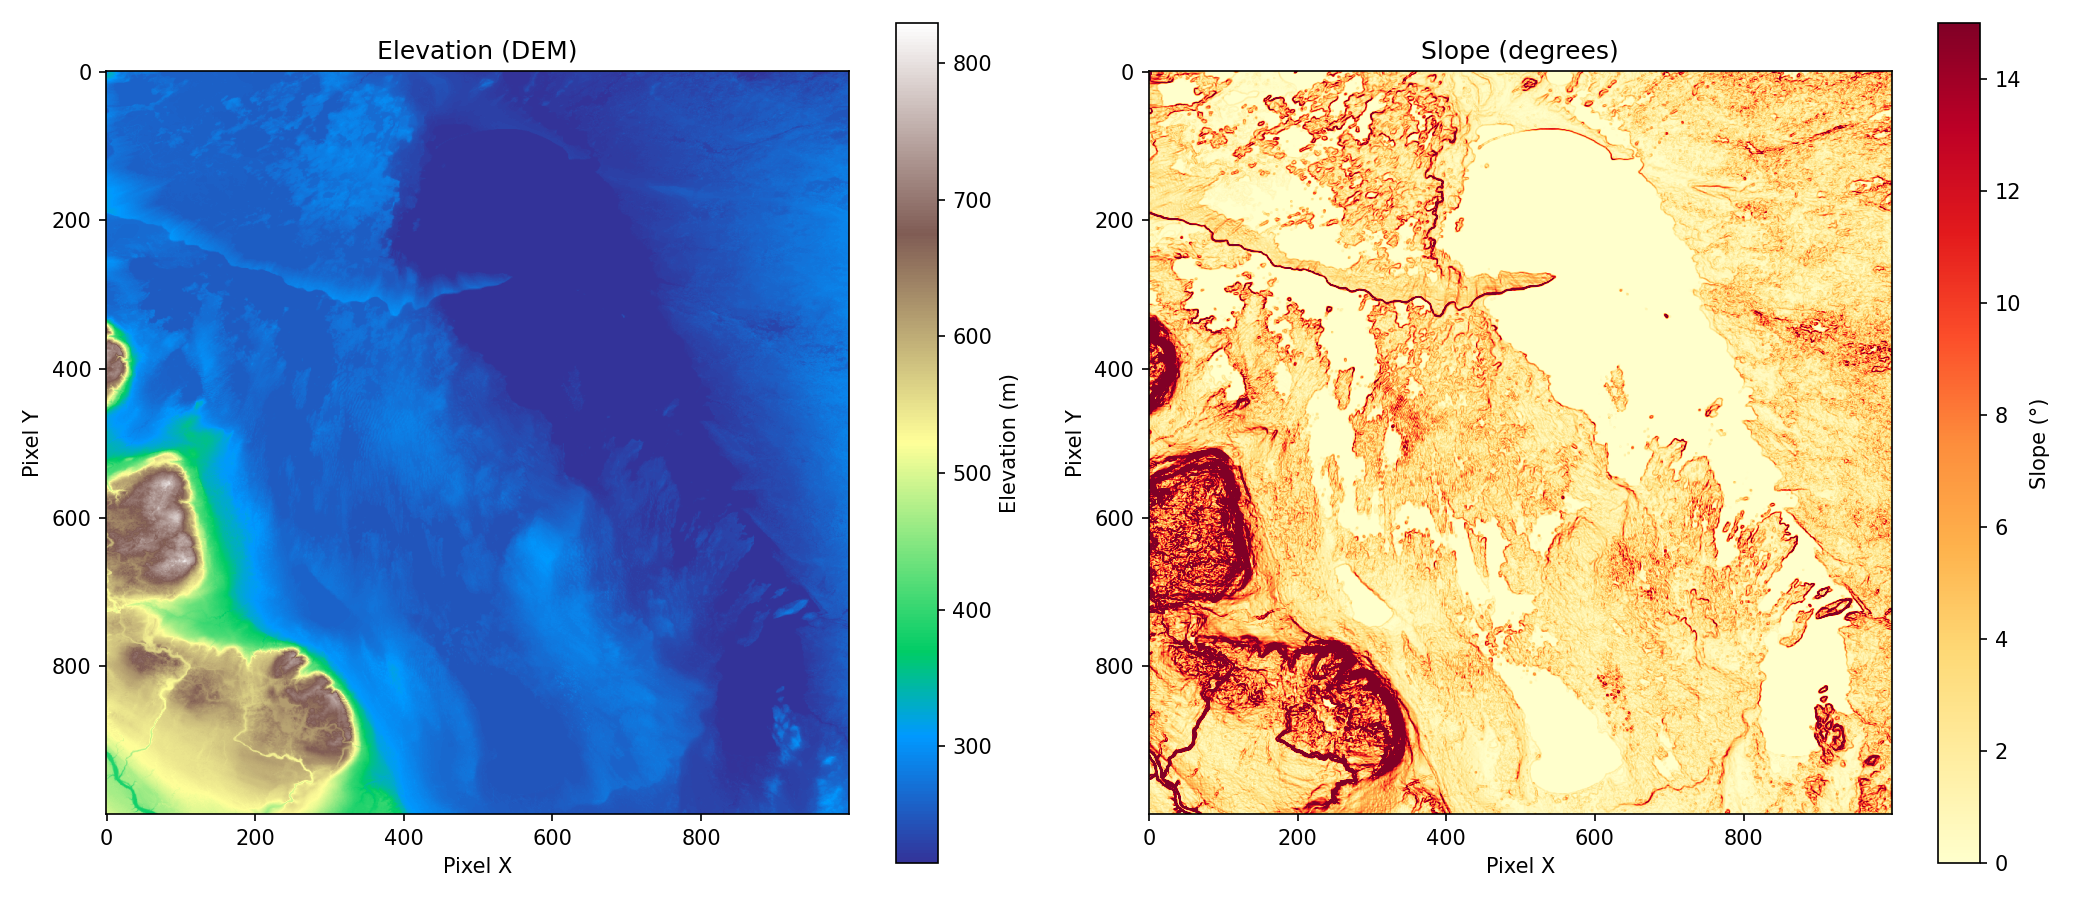

The script that saved this image:
import rasterio
import numpy as np
from scipy import ndimage
import matplotlib.pyplot as plt

# --- Load DEM ---
with rasterio.open("elevation.tif") as src:
    elevation = src.read(1).astype(float)
    transform = src.transform
    crs = src.crs

# --- Calculate Slope (in degrees) ---
# Compute gradient in x and y directions
dx = 30  # Copernicus DEM resolution in meters
dy = 30

gradient_x = ndimage.sobel(elevation, axis=1) / (8 * dx)
gradient_y = ndimage.sobel(elevation, axis=0) / (8 * dy)

# Slope = arctan(sqrt(dx^2 + dy^2))
slope = np.degrees(np.arctan(np.sqrt(gradient_x**2 + gradient_y**2)))

# --- Calculate Flow Direction & Accumulation (simplified) ---
# Flow direction using D8 algorithm (8 directions)
def calculate_flow_direction(dem):
    """Simple D8 flow direction"""
    rows, cols = dem.shape
    flow_dir = np.zeros_like(dem, dtype=int)
    
    # Direction encoding: 1=E, 2=SE, 4=S, 8=SW, 16=W, 32=NW, 64=N, 128=NE
    directions = [
        (0, 1, 1),    # East
        (1, 1, 2),    # Southeast
        (1, 0, 4),    # South
        (1, -1, 8),   # Southwest
        (0, -1, 16),  # West
        (-1, -1, 32), # Northwest
        (-1, 0, 64),  # North
        (-1, 1, 128)  # Northeast
    ]
    
    for i in range(1, rows-1):
        for j in range(1, cols-1):
            if np.isnan(dem[i, j]):
                continue
            
            max_slope = -np.inf
            flow_direction = 0
            
            for di, dj, code in directions:
                neighbor = dem[i+di, j+dj]
                if not np.isnan(neighbor):
                    slope_to_neighbor = (dem[i, j] - neighbor)
                    if slope_to_neighbor > max_slope:
                        max_slope = slope_to_neighbor
                        flow_direction = code
            
            flow_dir[i, j] = flow_direction
    
    return flow_dir

flow_direction = calculate_flow_direction(elevation)

print("✅ Terrain analysis complete!")
print(f"Elevation range: {np.nanmin(elevation):.1f}m to {np.nanmax(elevation):.1f}m")
print(f"Slope range: {np.nanmin(slope):.1f}° to {np.nanmax(slope):.1f}°")

# Save outputs for next step
np.save("elevation.npy", elevation)
np.save("slope.npy", slope)
np.save("flow_direction.npy", flow_direction)

# --- Visualization ---
fig, axes = plt.subplots(1, 2, figsize=(14, 6))

axes[0].imshow(elevation, cmap='terrain')
axes[0].set_title("Elevation (DEM)")
axes[0].set_xlabel("Pixel X")
axes[0].set_ylabel("Pixel Y")
plt.colorbar(axes[0].images[0], ax=axes[0], label="Elevation (m)")

axes[1].imshow(slope, cmap='YlOrRd', vmin=0, vmax=15)
axes[1].set_title("Slope (degrees)")
axes[1].set_xlabel("Pixel X")
axes[1].set_ylabel("Pixel Y")
plt.colorbar(axes[1].images[0], ax=axes[1], label="Slope (°)")

plt.tight_layout()
plt.savefig("terrain_analysis.png", dpi=150)
plt.show()